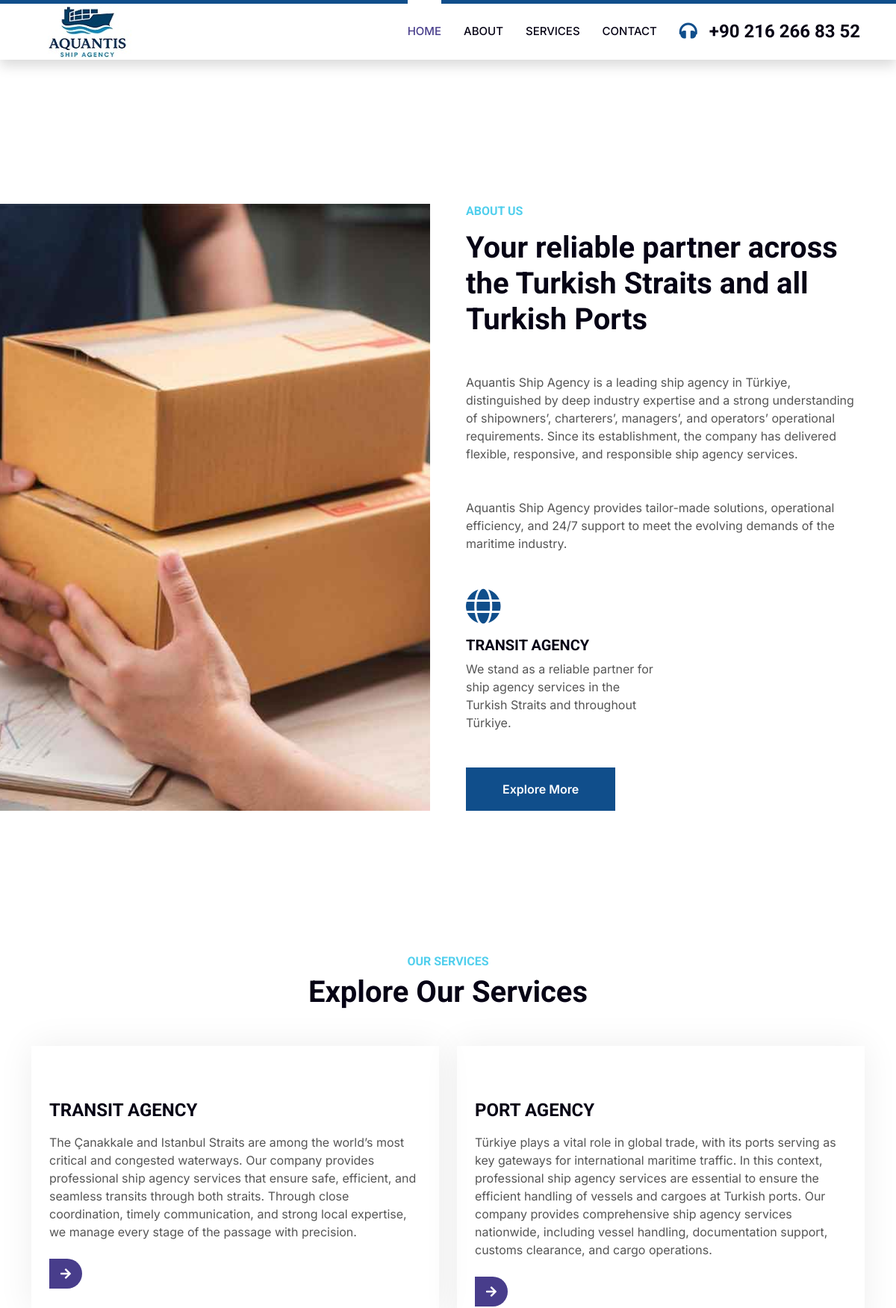
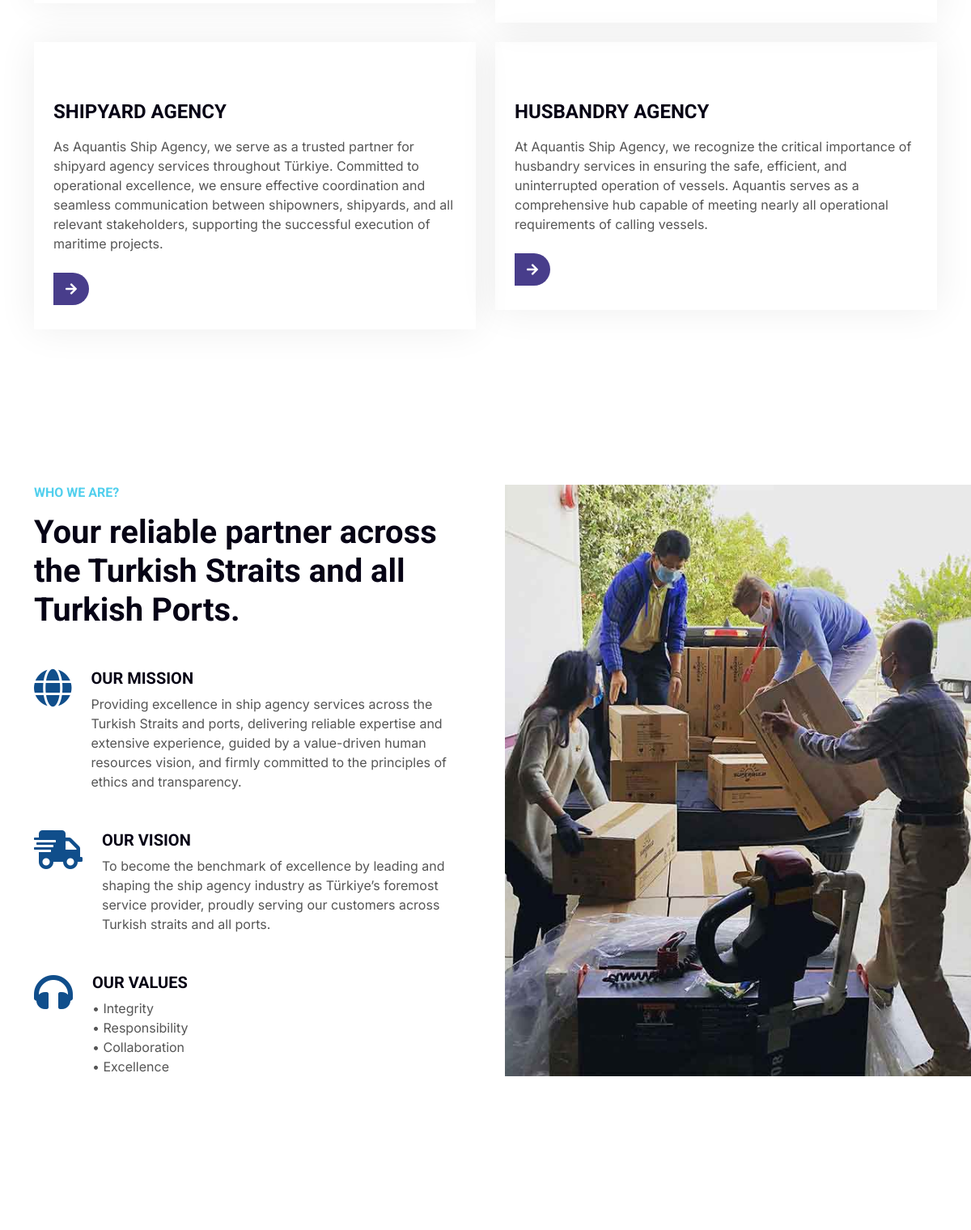
The page / (upper part) on the database its author committed (2 pictures, top to bottom).
### pages/models.py (models this page shows, shortened)
class ServiceModel(models.Model):
    title = models.CharField(max_length=50, verbose_name='Hizmet Adı')
    description = models.TextField(verbose_name='Hizmet Açıklaması')
    description_big = RichTextField(verbose_name="Geniş Açıklama ve Yazı")
    image = models.ImageField(verbose_name='Hizmete Özgü Bir Resim Koy')
    slug= models.SlugField()
    is_active =models.BooleanField(verbose_name='Hizmet Aktif Mi')

### pages/views.py (the view)
# urls.py: path("", views.Index, name='index'),
def Index(request):
    service = ServiceModel.objects.all()
    carousel = Carousel.objects.all()
    context = {
        'service' : service,
        'carousel' : carousel
    }
    return render(request, 'pages/index.html', context)

### templates/pages/index.html (shortened to what this page needs)
{% extends "base.html" %}
{% load static %}
{% block content %}
{% include "_carousel.html" %}
{% include "_about.html" %}
{% include "_services.html" %}
{% include "_feature.html" %}
{% endblock content %}

### templates/_carousel.html (shortened to what this page needs)
   {% load static %}
    <div class="container-fluid p-0 pb-5">
        <div class="owl-carousel header-carousel position-relative mb-5">
           {% for carousel in carousel|slice:":10"  %}
            <div {% if forloop.first %} class="owl-carousel-item position-relative active"
            {% else %} class="owl-carousel-item position-relative"{% endif %}
            >
                <div class="position-absolute top-0 start-0 w-100 h-100 d-flex align-items-center" style="background: rgba(6, 3, 21, .5);">
                    <div class="container">
                        <div class="row justify-content-start">
                            <div class="col-10 col-lg-8">
                                <p class="fs-5 fw-medium text-white mb-4 pb-2">{{carousel.caption2}}</p>
                            </div>
                        </div>
                    </div>
                </div>
            </div>
            {% endfor %}
        </div>
    </div>

### templates/_services.html (shortened to what this page needs)
    <div class="container-xxl py-5">
        <div class="container py-5">
            <div class="text-center wow fadeInUp" data-wow-delay="0.1s">
                <h6 class="text-secondary text-uppercase">Our Services</h6>
                <h1 class="mb-5">Explore Our Services</h1>
            </div>
            <div class="row g-4">
                {% for service in service %}
                <div class="col-md-6 col-lg-6 wow fadeInUp" data-wow-delay="0.7s">
                    <div class="service-item p-4">
                        <div class="overflow-hidden mb-4">
                        </div>
                        <h4 class="mb-3">{{service.title}}</h4>
                        <p>{{service.description}}</p>
                        <a class="btn-slide mt-2" href="{% url "service_detail" service.slug %}"><i class="fa fa-arrow-right"></i><span>Read More</span></a>
                    </div>
                </div>
                {% endfor %}
            </div>
        </div>
    </div>

### staticfiles/css/style.css (style rules this page uses)
:root { --primary: #483D8B; --secondary: #51CFED; --light: #F8F2F0; --dark: #060315; }
.fw-medium { font-weight: 600 !important; }
.service-item, .price-item, .team-item { box-shadow: 0 0 45px rgba(0, 0, 0, .07); }
.service-item a.btn-slide, .price-item a.btn-slide, .team-item div.btn-slide { position: relative; display: inline-block; overflow: hidden; font-size: 0; }
.service-item a.btn-slide i, .service-item a.btn-slide span, .price-item a.btn-slide i, .price-item a.btn-slide span, .team-item div.btn-slide i, .team-item div.btn-slide span { position: relative; height: 40px; padding: 0 15px; display: inline-flex; align-items: center; font-size: 16px; color: #FFFFFF; background: var(--primary); border-radius: 0 35px 35px 0; transition: .5s; z-index: 2; }

### rows shown on the page
ServiceModel: title "TRANSIT AGENCY", description "The Çanakkale and Istanbul Straits are among the world’s most critical and congested waterways. Our company provides professional ship agency services that ensure safe, efficient, and seamless transits through both straits. Through close coordination, timely communication, and strong local expertise, we manage every stage of the passage with precision."
ServiceModel: title "PORT AGENCY", description "Türkiye plays a vital role in global trade, with its ports serving as key gateways for international maritime traffic. In this context, professional ship agency services are essential to ensure the efficient handling of vessels and cargoes at Turkish ports. Our company provides comprehensive ship agency services nationwide, including vessel handling, documentation support, customs clearance, and cargo operations."
ServiceModel: title "SHIPYARD AGENCY", description "As Aquantis Ship Agency, we serve as a trusted partner for shipyard agency services throughout Türkiye. Committed to operational excellence, we ensure effective coordination and seamless communication between shipowners, shipyards, and all relevant stakeholders, supporting the successful execution of maritime projects."
ServiceModel: title "HUSBANDRY AGENCY", description "At Aquantis Ship Agency, we recognize the critical importance of husbandry services in ensuring the safe, efficient, and uninterrupted operation of vessels. Aquantis serves as a comprehensive hub capable of meeting nearly all operational requirements of calling vessels."
